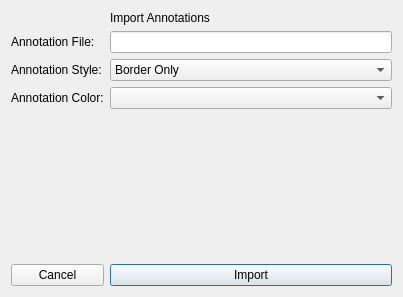
<?xml version="1.0" encoding="UTF-8"?>
<ui version="4.0">
 <class>Dialog</class>
 <widget class="QDialog" name="Dialog">
  <property name="geometry">
   <rect>
    <x>0</x>
    <y>0</y>
    <width>403</width>
    <height>297</height>
   </rect>
  </property>
  <property name="windowTitle">
   <string>Import Annotations</string>
  </property>
  <layout class="QGridLayout" name="gridLayout">
   <item row="3" column="0">
    <widget class="QLabel" name="annotationColorLabel">
     <property name="text">
      <string>Annotation Color:</string>
     </property>
    </widget>
   </item>
   <item row="2" column="0">
    <widget class="QLabel" name="annotationStyleLabel">
     <property name="text">
      <string>Annotation Style:</string>
     </property>
    </widget>
   </item>
   <item row="5" column="2">
    <widget class="QPushButton" name="importButton">
     <property name="text">
      <string>Import</string>
     </property>
    </widget>
   </item>
   <item row="0" column="2">
    <widget class="QLabel" name="titleLabel">
     <property name="text">
      <string>Import Annotations</string>
     </property>
    </widget>
   </item>
   <item row="5" column="0">
    <widget class="QPushButton" name="cancelButton">
     <property name="text">
      <string>Cancel</string>
     </property>
    </widget>
   </item>
   <item row="1" column="2">
    <widget class="QLineEdit" name="filenameEdit"/>
   </item>
   <item row="1" column="0">
    <widget class="QLabel" name="annotationFileLabel">
     <property name="text">
      <string>Annotation File:</string>
     </property>
    </widget>
   </item>
   <item row="3" column="2">
    <widget class="QComboBox" name="annotationColorCBox"/>
   </item>
   <item row="2" column="2">
    <widget class="QComboBox" name="annotationStyleCBox">
     <item>
      <property name="text">
       <string>Border Only</string>
      </property>
     </item>
     <item>
      <property name="text">
       <string>Border + Filling</string>
      </property>
     </item>
     <item>
      <property name="text">
       <string>Filling Only</string>
      </property>
     </item>
    </widget>
   </item>
   <item row="4" column="2">
    <spacer name="verticalSpacer">
     <property name="orientation">
      <enum>Qt::Vertical</enum>
     </property>
     <property name="sizeHint" stdset="0">
      <size>
       <width>20</width>
       <height>40</height>
      </size>
     </property>
    </spacer>
   </item>
  </layout>
 </widget>
 <resources/>
 <connections/>
</ui>
